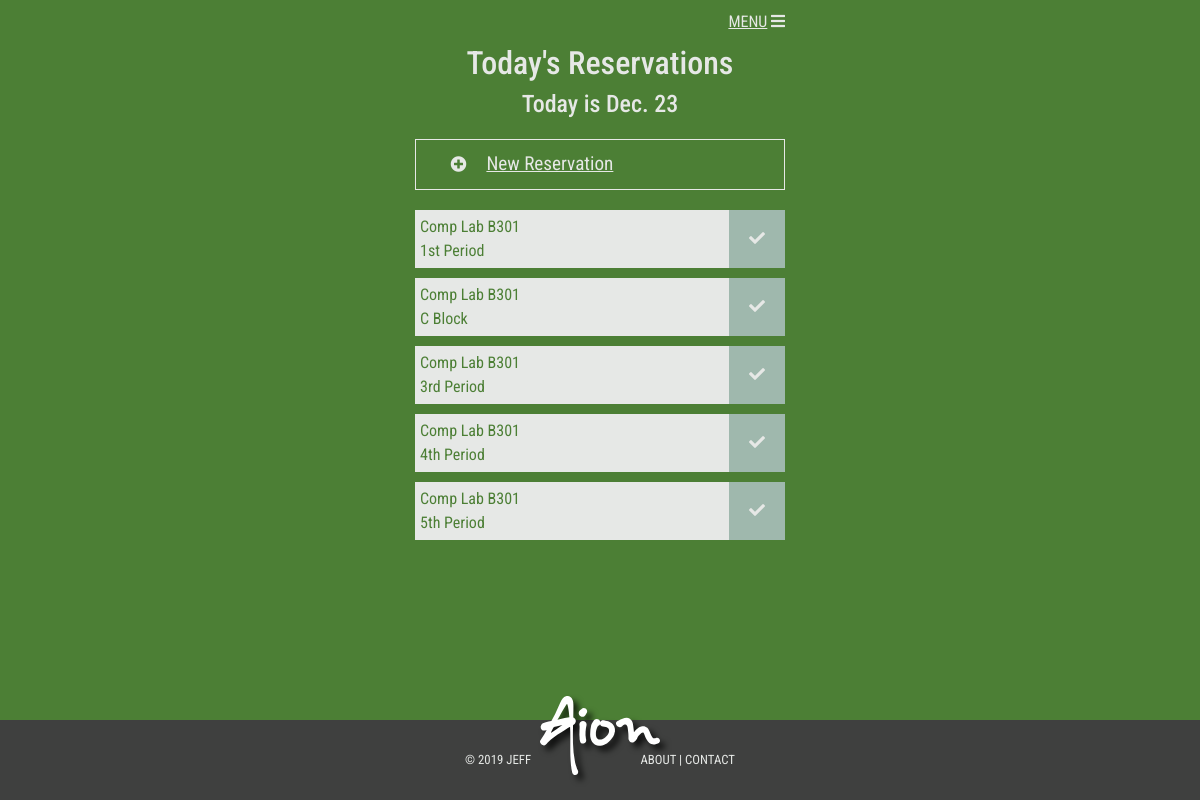
Page /todays-reservations (signed in) on the committed database.
### reservations/models.py (models this page shows, shortened)
class Reservation(models.Model):
    resource = models.ForeignKey(Resource, on_delete=models.CASCADE)
    time_block = models.ForeignKey(TimeBlock, on_delete=models.CASCADE)
    client = models.ForeignKey(User, on_delete=models.CASCADE)
    date = models.DateField('Reservation Date')
    class Meta:
        unique_together = [
            ('resource', 'time_block', 'date')
        ]

class Resource(models.Model):
    name = models.CharField(max_length = 200, null=False, verbose_name="Resource Name")
    description = models.TextField(max_length=500, blank=True, null=True)
    school = models.ForeignKey(School, on_delete = models.SET_NULL, null=True)
    enabled = models.BooleanField(default=True)
    deleted = models.BooleanField(default=False)
    deleted_on = models.DateField(null=True, blank=True)

class TimeBlock(models.Model):
    name = models.CharField(max_length=100, null=False, verbose_name="Block Name")
    sequence = models.IntegerField(null=True, blank=True)
    description = models.CharField(max_length=200, null=True, blank=True)
    school = models.ForeignKey(School, on_delete=models.CASCADE, null=False)
    enabled = models.BooleanField(default=True)
    deleted = models.BooleanField(default=False)
    deleted_on = models.DateField(null=True, blank=True)
    class Meta:
       ordering = ['sequence', 'name', ]

### reservations/views.py (the view)
# urls.py: path('todays-reservations', views.todays_reservations, name='todays_reservations'),
@login_required
def todays_reservations(request):
    reservations = Reservation.objects.filter(client=request.user).filter(date = date.today()).filter(resource__enabled=True)
    context={ 'reservations' : reservations }
    return render(request, 'reservations/todays_reservations.html', context)

### reservations/templates/reservations/todays_reservations.html (shortened to what this page needs)
{% extends 'base.html' %}
{% load static %}
{% block content %}
    <h2>Today's Reservations</h2>
    <h3 class="date-nav">Today is {% now 'N j' %}</h3>
    <a
      href="{% url 'my_resources' %}"
      class="app-links"
    >New Reservation<span class="no-underline">&nbsp;<i class="fas fa-plus-circle"></i></span></a>
    {% if reservations %}
        {% for reservation in reservations %}
            <div class="reservation-block" data-reservation-id='{{ reservation.id }}'>
              <span class="reservation-link">
                {{ reservation.resource.name }}<br>{{ reservation.time_block.name }}
              </span>
              <span class="reservation-status-icon"><i class="fas fa-check"></i></span>
            </div>
        {% endfor %}
    {% endif %}
{% endblock %}

### reservations/static/aion/style.css (style rules this page uses)
html { position: relative; min-height: 100%; }
body { margin-bottom: 80px; }
body { background-color:#4c7f35; }
h1, h2, h3, h4, h5, h6, p, a, small, button, btn, div, legend { color: #E6E8E6; font-family: "Roboto Condensed", sans-serif; }
h3, legend { font-size:1.5rem; }

### reservations/static/reservations/app-style.css (style rules this page uses)
h2 { font-size: 2rem; color: #E6E8E6; }
i { font-style: normal; }
.app-links { display: block; color: #E6E8E6; border:#E6E8E6 solid 1px; text-align: left; text-decoration: underline; text-transform: capitalize; font-size: 1.2rem; padding: 10px 20px; margin: 20px auto; }
.app-links>span { float:left; margin-right: 20px; }
.no-underline { text-decoration:none; display: inline-block; }
.app-links i { margin-left: 10px; font-size: 1rem; }
a { color: #E6E8E6; text-decoration: underline; }
.reservation-block { justify-content: space-between; text-align:left; background-color: #E6E8e6; margin: 10px auto; }
.reservation-block span { display: table-cell; vertical-align: middle; }
.reservation-link { padding:5px; color: #4c7f35; white-space: nowrap; width:100%; }
.reservation-status-icon { -webkit-transition-property: all; -webkit-transition-duration: 0.5s; transition-property: all; transition-duration: 0.5s; padding: 0 20px; background-color: #9FB8AD; }

### rows in the picture
Reservation: resource.name "Comp Lab B301", time_block.name "1st Period"
Reservation: resource.name "Comp Lab B301", time_block.name "C Block"
Reservation: resource.name "Comp Lab B301", time_block.name "3rd Period"
Reservation: resource.name "Comp Lab B301", time_block.name "4th Period"
Reservation: resource.name "Comp Lab B301", time_block.name "5th Period"
